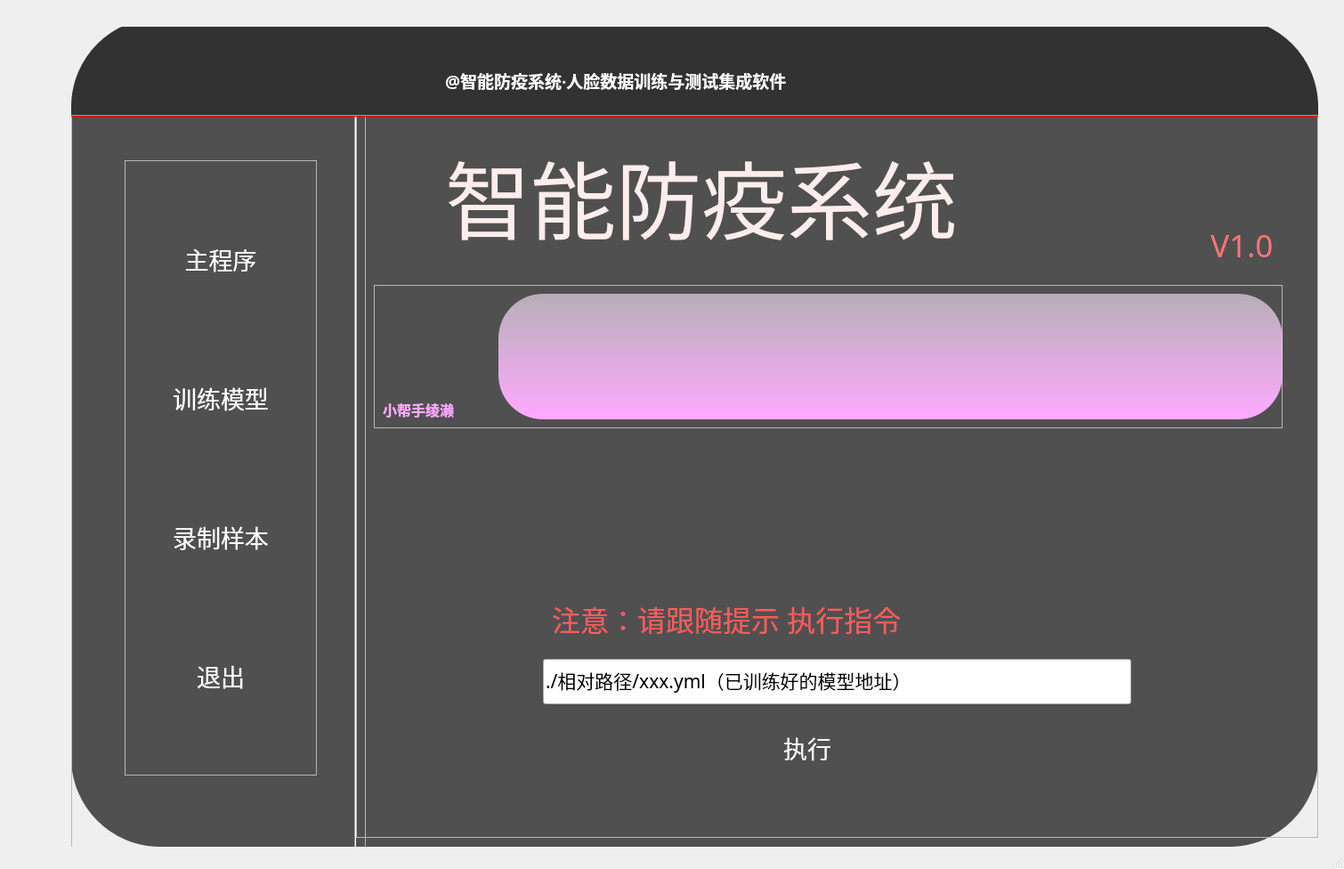
<?xml version="1.0" encoding="UTF-8"?>
<ui version="4.0">
 <class>HealthSystem_main</class>
 <widget class="QMainWindow" name="HealthSystem_main">
  <property name="geometry">
   <rect>
    <x>0</x>
    <y>0</y>
    <width>1510</width>
    <height>976</height>
   </rect>
  </property>
  <property name="windowTitle">
   <string>MainWindow</string>
  </property>
  <widget class="QWidget" name="centralwidget">
   <widget class="QFrame" name="frame">
    <property name="geometry">
     <rect>
      <x>80</x>
      <y>30</y>
      <width>1401</width>
      <height>921</height>
     </rect>
    </property>
    <property name="sizePolicy">
     <sizepolicy hsizetype="Expanding" vsizetype="Expanding">
      <horstretch>0</horstretch>
      <verstretch>0</verstretch>
     </sizepolicy>
    </property>
    <property name="styleSheet">
     <string notr="true">#frame{
	background-color: rgb(80, 80, 80);
	border-radius: 100px;
}</string>
    </property>
    <property name="frameShape">
     <enum>QFrame::StyledPanel</enum>
    </property>
    <property name="frameShadow">
     <enum>QFrame::Raised</enum>
    </property>
    <widget class="QFrame" name="cFram_1">
     <property name="geometry">
      <rect>
       <x>0</x>
       <y>100</y>
       <width>331</width>
       <height>881</height>
      </rect>
     </property>
     <property name="sizePolicy">
      <sizepolicy hsizetype="Expanding" vsizetype="Expanding">
       <horstretch>0</horstretch>
       <verstretch>0</verstretch>
      </sizepolicy>
     </property>
     <property name="frameShape">
      <enum>QFrame::StyledPanel</enum>
     </property>
     <property name="frameShadow">
      <enum>QFrame::Raised</enum>
     </property>
     <widget class="Line" name="line">
      <property name="geometry">
       <rect>
        <x>309</x>
        <y>-140</y>
        <width>21</width>
        <height>1111</height>
       </rect>
      </property>
      <property name="palette">
       <palette>
        <active/>
        <inactive/>
        <disabled/>
       </palette>
      </property>
      <property name="focusPolicy">
       <enum>Qt::TabFocus</enum>
      </property>
      <property name="styleSheet">
       <string notr="true"/>
      </property>
      <property name="orientation">
       <enum>Qt::Vertical</enum>
      </property>
     </widget>
     <widget class="QFrame" name="frame_4">
      <property name="geometry">
       <rect>
        <x>60</x>
        <y>50</y>
        <width>216</width>
        <height>691</height>
       </rect>
      </property>
      <property name="sizePolicy">
       <sizepolicy hsizetype="Minimum" vsizetype="Fixed">
        <horstretch>0</horstretch>
        <verstretch>0</verstretch>
       </sizepolicy>
      </property>
      <property name="minimumSize">
       <size>
        <width>120</width>
        <height>50</height>
       </size>
      </property>
      <property name="maximumSize">
       <size>
        <width>16777214</width>
        <height>16777215</height>
       </size>
      </property>
      <property name="palette">
       <palette>
        <active/>
        <inactive/>
        <disabled/>
       </palette>
      </property>
      <property name="contextMenuPolicy">
       <enum>Qt::CustomContextMenu</enum>
      </property>
      <property name="layoutDirection">
       <enum>Qt::LeftToRight</enum>
      </property>
      <property name="styleSheet">
       <string notr="true">QPushButton{
	color:rgb(255, 255, 255);
	border:none;
	border-radius:10px
}

QPushButton:hover
{
	background-color: rgb(153, 153, 153);
	
}
</string>
      </property>
      <property name="frameShape">
       <enum>QFrame::StyledPanel</enum>
      </property>
      <property name="frameShadow">
       <enum>QFrame::Raised</enum>
      </property>
      <property name="lineWidth">
       <number>1</number>
      </property>
      <layout class="QVBoxLayout" name="verticalLayout">
       <property name="leftMargin">
        <number>0</number>
       </property>
       <property name="topMargin">
        <number>0</number>
       </property>
       <property name="rightMargin">
        <number>0</number>
       </property>
       <property name="bottomMargin">
        <number>0</number>
       </property>
       <item>
        <widget class="QPushButton" name="button_main">
         <property name="minimumSize">
          <size>
           <width>0</width>
           <height>80</height>
          </size>
         </property>
         <property name="font">
          <font>
           <pointsize>20</pointsize>
          </font>
         </property>
         <property name="text">
          <string>主程序</string>
         </property>
         <property name="flat">
          <bool>false</bool>
         </property>
        </widget>
       </item>
       <item>
        <widget class="QPushButton" name="button_training">
         <property name="minimumSize">
          <size>
           <width>0</width>
           <height>80</height>
          </size>
         </property>
         <property name="font">
          <font>
           <pointsize>20</pointsize>
          </font>
         </property>
         <property name="text">
          <string>训练模型</string>
         </property>
        </widget>
       </item>
       <item>
        <widget class="QPushButton" name="button_getSample">
         <property name="minimumSize">
          <size>
           <width>0</width>
           <height>80</height>
          </size>
         </property>
         <property name="font">
          <font>
           <pointsize>20</pointsize>
          </font>
         </property>
         <property name="text">
          <string>录制样本</string>
         </property>
        </widget>
       </item>
       <item>
        <widget class="QPushButton" name="button_close2">
         <property name="minimumSize">
          <size>
           <width>0</width>
           <height>80</height>
          </size>
         </property>
         <property name="font">
          <font>
           <pointsize>20</pointsize>
          </font>
         </property>
         <property name="text">
          <string>退出</string>
         </property>
        </widget>
       </item>
      </layout>
     </widget>
    </widget>
    <widget class="QFrame" name="frame_2">
     <property name="geometry">
      <rect>
       <x>320</x>
       <y>100</y>
       <width>1081</width>
       <height>811</height>
      </rect>
     </property>
     <property name="palette">
      <palette>
       <active/>
       <inactive/>
       <disabled/>
      </palette>
     </property>
     <property name="frameShape">
      <enum>QFrame::StyledPanel</enum>
     </property>
     <property name="frameShadow">
      <enum>QFrame::Raised</enum>
     </property>
     <widget class="QLabel" name="label_2">
      <property name="geometry">
       <rect>
        <x>100</x>
        <y>20</y>
        <width>1091</width>
        <height>131</height>
       </rect>
      </property>
      <property name="sizePolicy">
       <sizepolicy hsizetype="Fixed" vsizetype="Preferred">
        <horstretch>0</horstretch>
        <verstretch>0</verstretch>
       </sizepolicy>
      </property>
      <property name="minimumSize">
       <size>
        <width>20</width>
        <height>20</height>
       </size>
      </property>
      <property name="baseSize">
       <size>
        <width>0</width>
        <height>0</height>
       </size>
      </property>
      <property name="font">
       <font>
        <family>华文隶书</family>
        <pointsize>28</pointsize>
       </font>
      </property>
      <property name="mouseTracking">
       <bool>true</bool>
      </property>
      <property name="tabletTracking">
       <bool>false</bool>
      </property>
      <property name="toolTipDuration">
       <number>0</number>
      </property>
      <property name="whatsThis">
       <string>&lt;html&gt;&lt;head/&gt;&lt;body&gt;&lt;p&gt;智能防疫系统 Demo&lt;/p&gt;&lt;/body&gt;&lt;/html&gt;</string>
      </property>
      <property name="text">
       <string>&lt;html&gt;&lt;head/&gt;&lt;body&gt;&lt;p&gt;&lt;span style=&quot; font-size:72pt; color:#ffeded;&quot;&gt;智能防疫系统&lt;/span&gt;&lt;/p&gt;&lt;/body&gt;&lt;/html&gt;</string>
      </property>
      <property name="indent">
       <number>-4</number>
      </property>
     </widget>
     <widget class="QLabel" name="label_3">
      <property name="geometry">
       <rect>
        <x>960</x>
        <y>100</y>
        <width>281</width>
        <height>91</height>
       </rect>
      </property>
      <property name="font">
       <font>
        <family>华文隶书</family>
        <pointsize>9</pointsize>
        <weight>50</weight>
        <italic>false</italic>
        <bold>false</bold>
        <kerning>true</kerning>
       </font>
      </property>
      <property name="text">
       <string>&lt;html&gt;&lt;head/&gt;&lt;body&gt;&lt;p&gt;&lt;span style=&quot; font-size:26pt; color:#ff7575;&quot;&gt;V1.0&lt;/span&gt;&lt;/p&gt;&lt;/body&gt;&lt;/html&gt;</string>
      </property>
     </widget>
     <widget class="QStackedWidget" name="main_stackedWidget">
      <property name="geometry">
       <rect>
        <x>60</x>
        <y>410</y>
        <width>931</width>
        <height>371</height>
       </rect>
      </property>
      <property name="styleSheet">
       <string notr="true">.main_stackedWidget{
	background-color: rgb(80, 80, 80);
}

QPushButton{
	color:rgb(255, 255, 255);
	border:none;
	border-radius:10px;
}

QPushButton:hover
{
	background-color: rgb(153, 153, 153);
}
</string>
      </property>
      <property name="frameShape">
       <enum>QFrame::NoFrame</enum>
      </property>
      <property name="frameShadow">
       <enum>QFrame::Plain</enum>
      </property>
      <property name="lineWidth">
       <number>1</number>
      </property>
      <property name="currentIndex">
       <number>0</number>
      </property>
      <widget class="QWidget" name="page_1">
       <property name="styleSheet">
        <string notr="true"/>
       </property>
       <widget class="QPushButton" name="page1_main">
        <property name="geometry">
         <rect>
          <x>340</x>
          <y>260</y>
          <width>214</width>
          <height>80</height>
         </rect>
        </property>
        <property name="minimumSize">
         <size>
          <width>0</width>
          <height>80</height>
         </size>
        </property>
        <property name="font">
         <font>
          <pointsize>20</pointsize>
         </font>
        </property>
        <property name="styleSheet">
         <string notr="true">color:rgb(249, 249, 249);
border:None;</string>
        </property>
        <property name="text">
         <string>执行</string>
        </property>
        <property name="flat">
         <bool>true</bool>
        </property>
       </widget>
       <widget class="QLabel" name="label_5">
        <property name="geometry">
         <rect>
          <x>160</x>
          <y>90</y>
          <width>581</width>
          <height>131</height>
         </rect>
        </property>
        <property name="sizePolicy">
         <sizepolicy hsizetype="Fixed" vsizetype="Preferred">
          <horstretch>0</horstretch>
          <verstretch>0</verstretch>
         </sizepolicy>
        </property>
        <property name="minimumSize">
         <size>
          <width>20</width>
          <height>20</height>
         </size>
        </property>
        <property name="baseSize">
         <size>
          <width>0</width>
          <height>0</height>
         </size>
        </property>
        <property name="font">
         <font>
          <family>华文隶书</family>
          <pointsize>10</pointsize>
         </font>
        </property>
        <property name="mouseTracking">
         <bool>true</bool>
        </property>
        <property name="tabletTracking">
         <bool>false</bool>
        </property>
        <property name="toolTipDuration">
         <number>0</number>
        </property>
        <property name="whatsThis">
         <string>&lt;html&gt;&lt;head/&gt;&lt;body&gt;&lt;p&gt;智能防疫系统 Demo&lt;/p&gt;&lt;/body&gt;&lt;/html&gt;</string>
        </property>
        <property name="text">
         <string>&lt;html&gt;&lt;head/&gt;&lt;body&gt;&lt;p&gt;&lt;span style=&quot; font-size:24pt; color:#ff5c5c;&quot;&gt;注意：请跟随提示 执行指令&lt;/span&gt;&lt;/p&gt;&lt;/body&gt;&lt;/html&gt;</string>
        </property>
        <property name="indent">
         <number>-4</number>
        </property>
       </widget>
       <widget class="QLineEdit" name="lineEdit_3">
        <property name="geometry">
         <rect>
          <x>150</x>
          <y>200</y>
          <width>661</width>
          <height>51</height>
         </rect>
        </property>
        <property name="font">
         <font>
          <family>黑体</family>
          <pointsize>16</pointsize>
         </font>
        </property>
        <property name="text">
         <string>./相对路径/xxx.yml（已训练好的模型地址）</string>
        </property>
       </widget>
      </widget>
      <widget class="QWidget" name="page_2">
       <widget class="QPushButton" name="page2_run">
        <property name="geometry">
         <rect>
          <x>340</x>
          <y>270</y>
          <width>214</width>
          <height>80</height>
         </rect>
        </property>
        <property name="minimumSize">
         <size>
          <width>0</width>
          <height>80</height>
         </size>
        </property>
        <property name="font">
         <font>
          <pointsize>20</pointsize>
         </font>
        </property>
        <property name="styleSheet">
         <string notr="true">color:rgb(249, 249, 249);
border:None;</string>
        </property>
        <property name="text">
         <string>执行训练</string>
        </property>
        <property name="flat">
         <bool>true</bool>
        </property>
       </widget>
       <widget class="QPushButton" name="page2_read">
        <property name="geometry">
         <rect>
          <x>300</x>
          <y>80</y>
          <width>281</width>
          <height>80</height>
         </rect>
        </property>
        <property name="minimumSize">
         <size>
          <width>0</width>
          <height>80</height>
         </size>
        </property>
        <property name="font">
         <font>
          <pointsize>14</pointsize>
         </font>
        </property>
        <property name="styleSheet">
         <string notr="true">color:rgb(249, 249, 249);
border:None;</string>
        </property>
        <property name="text">
         <string>读取样本路径</string>
        </property>
        <property name="flat">
         <bool>true</bool>
        </property>
       </widget>
       <widget class="QLineEdit" name="lineEdit">
        <property name="geometry">
         <rect>
          <x>110</x>
          <y>20</y>
          <width>661</width>
          <height>51</height>
         </rect>
        </property>
        <property name="font">
         <font>
          <family>黑体</family>
          <pointsize>16</pointsize>
         </font>
        </property>
        <property name="text">
         <string>./相对路径/xxx</string>
        </property>
       </widget>
      </widget>
      <widget class="QWidget" name="page_3">
       <widget class="QLabel" name="label_4">
        <property name="geometry">
         <rect>
          <x>30</x>
          <y>130</y>
          <width>881</width>
          <height>131</height>
         </rect>
        </property>
        <property name="sizePolicy">
         <sizepolicy hsizetype="Fixed" vsizetype="Preferred">
          <horstretch>0</horstretch>
          <verstretch>0</verstretch>
         </sizepolicy>
        </property>
        <property name="minimumSize">
         <size>
          <width>20</width>
          <height>20</height>
         </size>
        </property>
        <property name="baseSize">
         <size>
          <width>0</width>
          <height>0</height>
         </size>
        </property>
        <property name="font">
         <font>
          <family>华文隶书</family>
          <pointsize>10</pointsize>
         </font>
        </property>
        <property name="mouseTracking">
         <bool>true</bool>
        </property>
        <property name="tabletTracking">
         <bool>false</bool>
        </property>
        <property name="toolTipDuration">
         <number>0</number>
        </property>
        <property name="whatsThis">
         <string>&lt;html&gt;&lt;head/&gt;&lt;body&gt;&lt;p&gt;智能防疫系统 Demo&lt;/p&gt;&lt;/body&gt;&lt;/html&gt;</string>
        </property>
        <property name="text">
         <string>&lt;html&gt;&lt;head/&gt;&lt;body&gt;&lt;p&gt;&lt;span style=&quot; font-size:20pt; color:#ff5c5c;&quot;&gt;注意：请摘除眼镜，正脸对准摄像机，并小幅度动&lt;/span&gt;&lt;span style=&quot; font-size:20pt;&quot;&gt;&lt;br/&gt;&lt;/span&gt;&lt;/p&gt;&lt;p&gt;&lt;span style=&quot; font-size:20pt; color:#0000ff;&quot;&gt;保存路径：&lt;/span&gt;&lt;/p&gt;&lt;/body&gt;&lt;/html&gt;</string>
        </property>
        <property name="indent">
         <number>-4</number>
        </property>
       </widget>
       <widget class="QPushButton" name="page3_run">
        <property name="geometry">
         <rect>
          <x>330</x>
          <y>280</y>
          <width>214</width>
          <height>80</height>
         </rect>
        </property>
        <property name="minimumSize">
         <size>
          <width>0</width>
          <height>80</height>
         </size>
        </property>
        <property name="font">
         <font>
          <pointsize>20</pointsize>
         </font>
        </property>
        <property name="styleSheet">
         <string notr="true">color:rgb(249, 249, 249);
border:None;</string>
        </property>
        <property name="text">
         <string>执行录制</string>
        </property>
        <property name="flat">
         <bool>true</bool>
        </property>
       </widget>
       <widget class="QLineEdit" name="lineEdit_2">
        <property name="geometry">
         <rect>
          <x>220</x>
          <y>200</y>
          <width>661</width>
          <height>51</height>
         </rect>
        </property>
        <property name="font">
         <font>
          <family>黑体</family>
          <pointsize>16</pointsize>
         </font>
        </property>
        <property name="text">
         <string>./resource/sample/xxxx ( 相对路径 )</string>
        </property>
       </widget>
      </widget>
      <widget class="QWidget" name="page_1_run">
       <widget class="QLabel" name="label_vedio">
        <property name="geometry">
         <rect>
          <x>30</x>
          <y>10</y>
          <width>881</width>
          <height>541</height>
         </rect>
        </property>
        <property name="text">
         <string/>
        </property>
       </widget>
       <widget class="QLabel" name="label_6">
        <property name="geometry">
         <rect>
          <x>180</x>
          <y>10</y>
          <width>581</width>
          <height>131</height>
         </rect>
        </property>
        <property name="sizePolicy">
         <sizepolicy hsizetype="Fixed" vsizetype="Preferred">
          <horstretch>0</horstretch>
          <verstretch>0</verstretch>
         </sizepolicy>
        </property>
        <property name="minimumSize">
         <size>
          <width>20</width>
          <height>20</height>
         </size>
        </property>
        <property name="baseSize">
         <size>
          <width>0</width>
          <height>0</height>
         </size>
        </property>
        <property name="font">
         <font>
          <family>华文隶书</family>
          <pointsize>10</pointsize>
         </font>
        </property>
        <property name="mouseTracking">
         <bool>true</bool>
        </property>
        <property name="tabletTracking">
         <bool>false</bool>
        </property>
        <property name="toolTipDuration">
         <number>0</number>
        </property>
        <property name="whatsThis">
         <string>&lt;html&gt;&lt;head/&gt;&lt;body&gt;&lt;p&gt;智能防疫系统 Demo&lt;/p&gt;&lt;/body&gt;&lt;/html&gt;</string>
        </property>
        <property name="text">
         <string>&lt;html&gt;&lt;head/&gt;&lt;body&gt;&lt;p&gt;&lt;span style=&quot; font-size:24pt; color:#ff5c5c;&quot;&gt;注意：请跟随提示 执行指令&lt;/span&gt;&lt;/p&gt;&lt;/body&gt;&lt;/html&gt;</string>
        </property>
        <property name="indent">
         <number>-4</number>
        </property>
       </widget>
       <widget class="QLabel" name="label_7">
        <property name="geometry">
         <rect>
          <x>30</x>
          <y>100</y>
          <width>1041</width>
          <height>301</height>
         </rect>
        </property>
        <property name="sizePolicy">
         <sizepolicy hsizetype="Fixed" vsizetype="Preferred">
          <horstretch>0</horstretch>
          <verstretch>0</verstretch>
         </sizepolicy>
        </property>
        <property name="minimumSize">
         <size>
          <width>20</width>
          <height>20</height>
         </size>
        </property>
        <property name="baseSize">
         <size>
          <width>0</width>
          <height>0</height>
         </size>
        </property>
        <property name="font">
         <font>
          <family>华文隶书</family>
          <pointsize>10</pointsize>
         </font>
        </property>
        <property name="mouseTracking">
         <bool>true</bool>
        </property>
        <property name="tabletTracking">
         <bool>false</bool>
        </property>
        <property name="toolTipDuration">
         <number>0</number>
        </property>
        <property name="whatsThis">
         <string>&lt;html&gt;&lt;head/&gt;&lt;body&gt;&lt;p&gt;智能防疫系统 Demo&lt;/p&gt;&lt;/body&gt;&lt;/html&gt;</string>
        </property>
        <property name="text">
         <string>&lt;html&gt;&lt;head/&gt;&lt;body&gt;&lt;p&gt;&lt;span style=&quot; font-size:24pt;&quot;&gt;1. 身份认证：请脱掉口罩与眼镜 对准镜头&lt;/span&gt;&lt;/p&gt;&lt;p&gt;&lt;span style=&quot; font-size:24pt;&quot;&gt;2. 口罩识别：请正确佩戴口罩 对准镜头&lt;/span&gt;&lt;/p&gt;&lt;p&gt;&lt;span style=&quot; font-size:24pt;&quot;&gt;3. 健康码认证：请打开健康码 对准镜头&lt;/span&gt;&lt;/p&gt;&lt;/body&gt;&lt;/html&gt;</string>
        </property>
        <property name="indent">
         <number>-4</number>
        </property>
       </widget>
      </widget>
     </widget>
     <widget class="QFrame" name="frame_Dialog">
      <property name="geometry">
       <rect>
        <x>20</x>
        <y>190</y>
        <width>1021</width>
        <height>161</height>
       </rect>
      </property>
      <property name="styleSheet">
       <string notr="true">font: 11pt &quot;华文隶书&quot;;</string>
      </property>
      <property name="frameShape">
       <enum>QFrame::StyledPanel</enum>
      </property>
      <property name="frameShadow">
       <enum>QFrame::Raised</enum>
      </property>
      <widget class="QLabel" name="label_19">
       <property name="geometry">
        <rect>
         <x>20</x>
         <y>20</y>
         <width>111</width>
         <height>101</height>
        </rect>
       </property>
       <property name="styleSheet">
        <string notr="true">image: url(:/images/image/D2.jpg);</string>
       </property>
       <property name="text">
        <string/>
       </property>
      </widget>
      <widget class="QTextBrowser" name="textBrowser">
       <property name="geometry">
        <rect>
         <x>180</x>
         <y>20</y>
         <width>801</width>
         <height>121</height>
        </rect>
       </property>
       <property name="font">
        <font>
         <family>华文隶书</family>
         <pointsize>11</pointsize>
         <weight>50</weight>
         <italic>false</italic>
         <bold>false</bold>
        </font>
       </property>
       <property name="focusPolicy">
        <enum>Qt::WheelFocus</enum>
       </property>
       <property name="contextMenuPolicy">
        <enum>Qt::DefaultContextMenu</enum>
       </property>
       <property name="styleSheet">
        <string notr="true">QTextBrowser{
	background-color: rgba(255, 255, 255, 0);
	border-radius:3px;
	color:rgb(0,0,0)
}</string>
       </property>
       <property name="frameShadow">
        <enum>QFrame::Sunken</enum>
       </property>
       <property name="html">
        <string>&lt;!DOCTYPE HTML PUBLIC &quot;-//W3C//DTD HTML 4.0//EN&quot; &quot;http://www.w3.org/TR/REC-html40/strict.dtd&quot;&gt;
&lt;html&gt;&lt;head&gt;&lt;meta name=&quot;qrichtext&quot; content=&quot;1&quot; /&gt;&lt;style type=&quot;text/css&quot;&gt;
p, li { white-space: pre-wrap; }
&lt;/style&gt;&lt;/head&gt;&lt;body style=&quot; font-family:'华文隶书'; font-size:11pt; font-weight:400; font-style:normal;&quot;&gt;
&lt;p align=&quot;justify&quot; style=&quot;-qt-paragraph-type:empty; margin-top:0px; margin-bottom:0px; margin-left:0px; margin-right:0px; -qt-block-indent:0; text-indent:0px;&quot;&gt;&lt;br /&gt;&lt;/p&gt;&lt;/body&gt;&lt;/html&gt;</string>
       </property>
      </widget>
      <widget class="QLabel" name="label_20">
       <property name="geometry">
        <rect>
         <x>10</x>
         <y>120</y>
         <width>131</width>
         <height>41</height>
        </rect>
       </property>
       <property name="text">
        <string>&lt;html&gt;&lt;head/&gt;&lt;body&gt;&lt;p&gt;&lt;span style=&quot; font-size:12pt; font-weight:600; color:#ffaaff;&quot;&gt;小帮手绫濑&lt;/span&gt;&lt;/p&gt;&lt;/body&gt;&lt;/html&gt;</string>
       </property>
      </widget>
      <widget class="QLabel" name="label_31">
       <property name="geometry">
        <rect>
         <x>140</x>
         <y>10</y>
         <width>881</width>
         <height>141</height>
        </rect>
       </property>
       <property name="styleSheet">
        <string notr="true">background-color: qlineargradient(spread:pad, x1:0, y1:1, x2:0, y2:0, stop:0 rgba(255, 170, 255, 255), stop:1 rgba(255, 240, 255, 150));
border-radius: 50px;
</string>
       </property>
       <property name="text">
        <string/>
       </property>
      </widget>
      <zorder>label_19</zorder>
      <zorder>label_20</zorder>
      <zorder>label_31</zorder>
      <zorder>textBrowser</zorder>
     </widget>
    </widget>
    <widget class="QFrame" name="frame_3">
     <property name="geometry">
      <rect>
       <x>0</x>
       <y>-10</y>
       <width>1401</width>
       <height>111</height>
      </rect>
     </property>
     <property name="styleSheet">
      <string notr="true">#frame_3{
	border-top-left-radius: 100px;
	border-top-right-radius: 100px;
	background-color:rgb(50, 50, 50);
}</string>
     </property>
     <property name="frameShape">
      <enum>QFrame::StyledPanel</enum>
     </property>
     <property name="frameShadow">
      <enum>QFrame::Raised</enum>
     </property>
     <widget class="QPushButton" name="button_small">
      <property name="geometry">
       <rect>
        <x>1220</x>
        <y>50</y>
        <width>41</width>
        <height>34</height>
       </rect>
      </property>
      <property name="styleSheet">
       <string notr="true">border:none;
padding-bottom:5px;</string>
      </property>
      <property name="text">
       <string/>
      </property>
      <property name="icon">
       <iconset resource="resource/res.qrc">
        <normaloff>:/images/image/green.png</normaloff>:/images/image/green.png</iconset>
      </property>
     </widget>
     <widget class="QPushButton" name="button_close">
      <property name="geometry">
       <rect>
        <x>1281</x>
        <y>50</y>
        <width>51</width>
        <height>34</height>
       </rect>
      </property>
      <property name="styleSheet">
       <string notr="true">border:none;
padding-bottom:5px;</string>
      </property>
      <property name="text">
       <string/>
      </property>
      <property name="icon">
       <iconset resource="resource/res.qrc">
        <normaloff>:/images/image/red.png</normaloff>:/images/image/red.png</iconset>
      </property>
     </widget>
     <widget class="QLabel" name="label">
      <property name="geometry">
       <rect>
        <x>420</x>
        <y>50</y>
        <width>641</width>
        <height>41</height>
       </rect>
      </property>
      <property name="font">
       <font>
        <family>华文仿宋</family>
       </font>
      </property>
      <property name="text">
       <string>&lt;html&gt;&lt;head/&gt;&lt;body&gt;&lt;p&gt;&lt;span style=&quot; font-size:14pt; font-weight:600; color:#ffffff;&quot;&gt;@智能防疫系统·人脸数据训练与测试集成软件&lt;/span&gt;&lt;/p&gt;&lt;/body&gt;&lt;/html&gt;</string>
      </property>
     </widget>
    </widget>
    <widget class="Line" name="line_3">
     <property name="geometry">
      <rect>
       <x>-50</x>
       <y>90</y>
       <width>1471</width>
       <height>20</height>
      </rect>
     </property>
     <property name="palette">
      <palette>
       <active>
        <colorrole role="Light">
         <brush brushstyle="SolidPattern">
          <color alpha="255">
           <red>255</red>
           <green>0</green>
           <blue>0</blue>
          </color>
         </brush>
        </colorrole>
       </active>
       <inactive>
        <colorrole role="Light">
         <brush brushstyle="SolidPattern">
          <color alpha="255">
           <red>255</red>
           <green>0</green>
           <blue>0</blue>
          </color>
         </brush>
        </colorrole>
       </inactive>
       <disabled>
        <colorrole role="Light">
         <brush brushstyle="SolidPattern">
          <color alpha="255">
           <red>255</red>
           <green>0</green>
           <blue>0</blue>
          </color>
         </brush>
        </colorrole>
       </disabled>
      </palette>
     </property>
     <property name="orientation">
      <enum>Qt::Horizontal</enum>
     </property>
    </widget>
    <zorder>frame_3</zorder>
    <zorder>cFram_1</zorder>
    <zorder>frame_2</zorder>
    <zorder>line_3</zorder>
   </widget>
  </widget>
  <widget class="QStatusBar" name="statusbar"/>
 </widget>
 <resources>
  <include location="resource/res.qrc"/>
 </resources>
 <connections/>
</ui>
